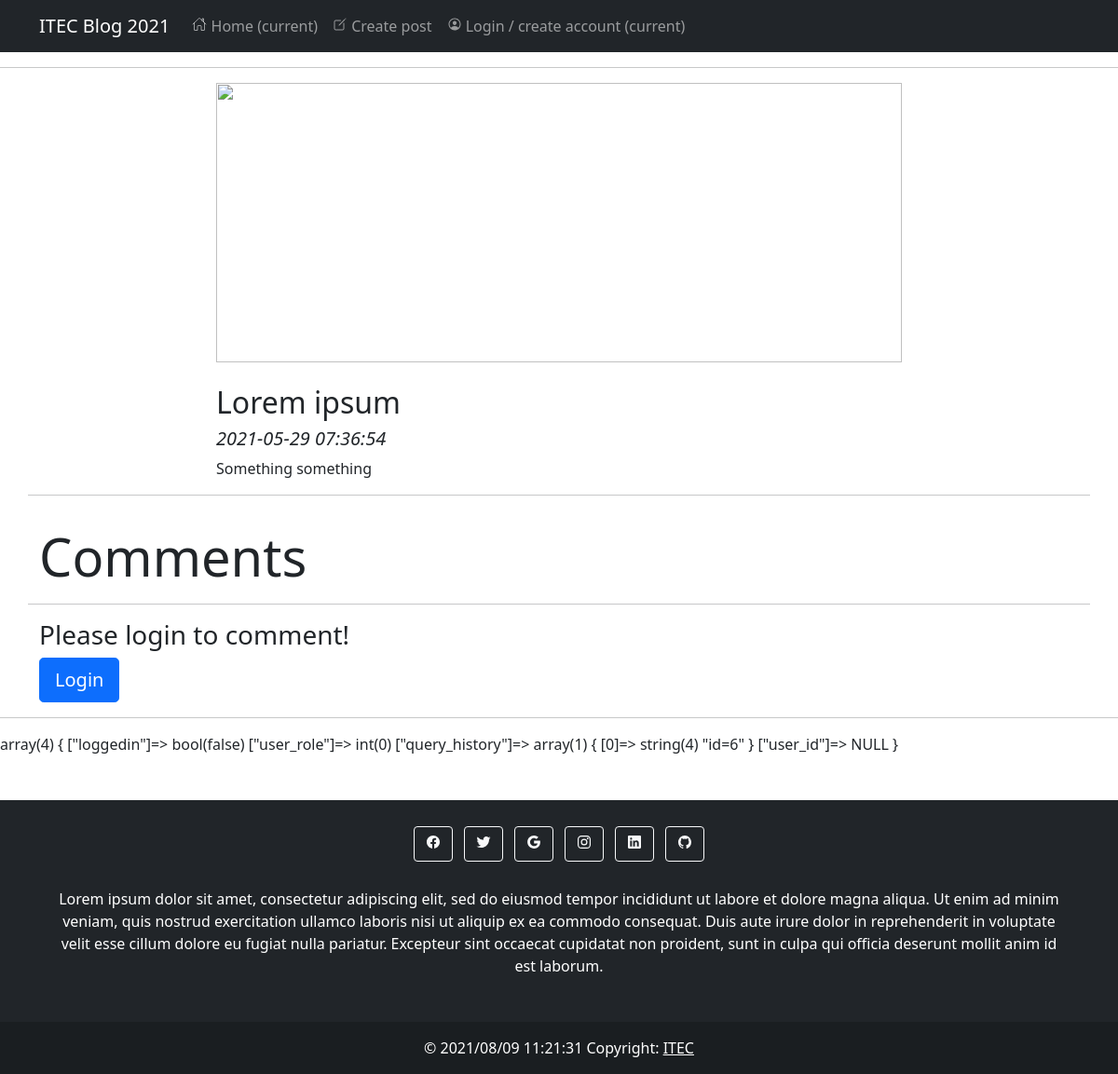
/post.php?id=6, run on the app's committed database.
### tables this page shows
CREATE TABLE `posts` (
  `ID` bigint(20) NOT NULL,
  `post_title` varchar(255) NOT NULL,
  `post_body` text NOT NULL,
  `post_author` int(11) NOT NULL,
  `date_created` datetime NOT NULL DEFAULT CURRENT_TIMESTAMP,
  `date_modified` datetime NOT NULL,
  `post_img` varchar(255) NOT NULL
);

### func/postmanager.php (called while the page is built, shortened)
<?php
function getPost($id, $conn)
{
    $sql = "select * from posts where ID = ?";
    $stmt = $conn->prepare($sql);
    $stmt->bind_param("i", $id);
    $stmt->execute();
    $result = $stmt->get_result();
    if ($result->num_rows == 1)
        return $result->fetch_assoc();
    else
        return false;
}
?>

### post.php (the view, shortened to what this page needs)
<?php
include_once 'config.php';
include 'func/postmanager.php';
include 'includes/header.php';
if (isset($_GET['id']))
{
    $post = getPost($_GET['id'], $conn);
}
?>
        <hr>
        <div class="container post">
            <div class="row">
                <?php if ($post == false): ?>
                    <h2 class="display-4">Error 404: post not found!</h2>
                <?php else: ?>
                    <div class="col-md-8 offset-md-2">
                        <img src="<?php echo $post['post_img']; ?>" class="img-fluid" alt="">
                        <h2 class="font-weight-light mt-4"><?php echo htmlspecialchars($post['post_title']); ?></h2>
                        <h5><em><?php echo htmlspecialchars($post['date_created']); ?></em></h5>
                        <p><?php echo htmlspecialchars($post['post_body']); ?></p>
                    </div>
                    <?php include 'includes/comments.php'; ?>
                <?php endif; ?>
            </div>
        </div>
        <hr>
<?php
var_dump($_SESSION);
include 'includes/footer.php';
?>

### css/style.css (style rules this page uses)
.post img { height: 300px; width: 100%; object-fit: cover; object-position: center; }

### data on the page
posts: post_title "Lorem ipsum", date_created "2021-05-29 07:36:54", post_body "Something something"
